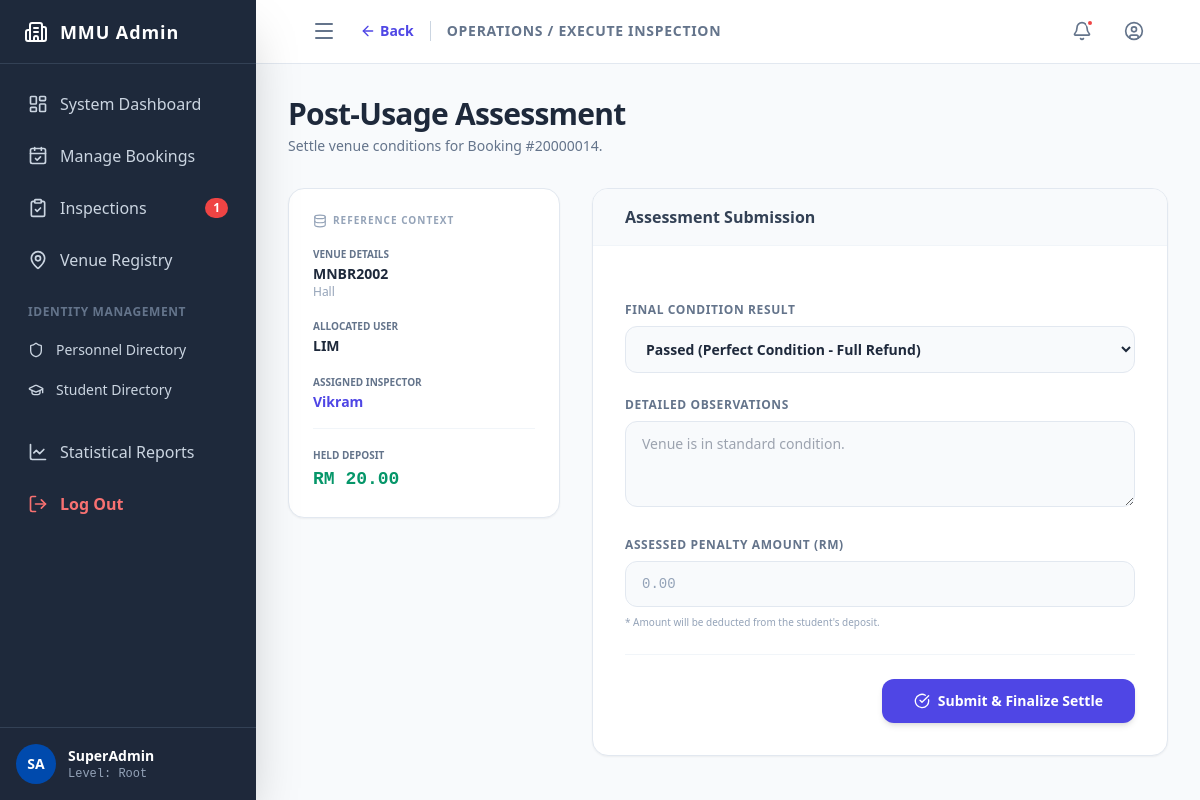
Page /admin/execute_inspection.php?bid=20000014 (signed in) on the committed database.
### tables this page shows
CREATE TABLE `inspection` (
  `ins_id` int(10) UNSIGNED NOT NULL,
  `bid` int(10) UNSIGNED NOT NULL,
  `sid` int(10) UNSIGNED NOT NULL,
  `ins_status` enum('passed','failed','pending') NOT NULL DEFAULT 'pending',
  `damage_desc` text DEFAULT NULL,
  `damage_cost` decimal(10,2) UNSIGNED DEFAULT 0.00,
  `penalty` decimal(10,2) UNSIGNED DEFAULT 0.00,
  `inspected_at` datetime DEFAULT NULL
);

CREATE TABLE `venue` (
  `vid` int(10) UNSIGNED NOT NULL,
  `vname` varchar(100) NOT NULL,
  `category` varchar(50) NOT NULL,
  `max_cap` int(10) UNSIGNED NOT NULL,
  `deposit` decimal(10,2) UNSIGNED NOT NULL,
  `status` enum('available','maintenance','booked') NOT NULL DEFAULT 'available',
  `pic` varchar(255) DEFAULT NULL,
  `description` text NOT NULL
);

CREATE TABLE `user` (
  `uid` varchar(15) NOT NULL,
  `username` varchar(50) NOT NULL,
  `email` varchar(100) NOT NULL,
  `password` varchar(255) NOT NULL,
  `phone_num` varchar(20) NOT NULL,
  `created_at` timestamp NOT NULL DEFAULT current_timestamp()
);

CREATE TABLE `staff` (
  `sid` int(10) UNSIGNED NOT NULL,
  `staff_name` varchar(50) NOT NULL,
  `email` varchar(100) NOT NULL,
  `password` varchar(255) NOT NULL,
  `phone_num` varchar(20) NOT NULL,
  `position` enum('inspector','manager','admin') DEFAULT 'inspector',
  `created_at` timestamp NOT NULL DEFAULT current_timestamp()
);

### admin/execute_inspection.php (the view, shortened to what this page needs)
<?php
require_once '../config/db.php';
$bid = intval($_GET['bid'] ?? 0);
$sql = "SELECT
            b.*, u.username, v.vname, v.deposit, v.category,
            i.ins_id, s.staff_name AS inspector_name
        FROM inspection i
        JOIN booking b ON i.bid = b.bid
        JOIN user u ON b.uid = u.uid
        JOIN venue v ON b.vid = v.vid
        JOIN staff s ON i.sid = s.sid
        WHERE b.bid = ? AND i.ins_status = 'pending'";
$stmt = $conn->prepare($sql);
$stmt->bind_param("i", $bid);
$stmt->execute();
$data = $stmt->get_result()->fetch_assoc();
?>
<!DOCTYPE html>
<html lang="en">
<head>
    <script src="https://cdn.tailwindcss.com"></script>
    <link rel="stylesheet" href="layout.css?v=1.2">
</head>
<body class="bg-slate-50 text-slate-800 font-sans antialiased h-screen flex overflow-hidden">
    <?php include('../includes/admin_sidebar.php'); ?>
    <main class="flex-1 flex flex-col h-screen overflow-hidden relative bg-slate-50">
        <header class="h-16 glass-panel border-b border-slate-200 flex items-center justify-between px-6 z-10 shrink-0">
            <?php
            $topbar_content = '
            <div class="flex items-center">
                <a href="pending_inspections.php" class="text-sm font-bold text-indigo-600 hover:text-indigo-800 flex items-center mr-4">
                    <i data-lucide="arrow-left" class="w-4 h-4 mr-1"></i> Back
                </a>
                <h2 class="text-sm font-bold text-slate-500 uppercase tracking-wider border-l border-slate-300 pl-4">Operations / Execute Inspection</h2>
            </div>';
            include('../includes/admin_topbar.php');
            ?>
        </header>
        <div class="flex-1 overflow-y-auto p-8 scroll-smooth">
            <div class="max-w-5xl mx-auto">
                <div class="mb-8">
                    <h1 class="text-3xl font-extrabold text-slate-800 tracking-tight">Post-Usage Assessment</h1>
                    <p class="text-sm text-slate-500 mt-1">Settle venue conditions for Booking #<?php echo $bid; ?>.</p>
                </div>
                <div class="grid grid-cols-1 lg:grid-cols-3 gap-8">
                    <div class="lg:col-span-1 space-y-6">
                        <div class="bg-white p-6 rounded-2xl shadow-sm border border-slate-200">
                            <h3 class="text-[10px] font-black text-slate-400 uppercase tracking-widest mb-4 flex items-center">
                                <i data-lucide="database" class="w-3.5 h-3.5 mr-1.5"></i> Reference Context
                            </h3>
                            <div class="space-y-4 text-sm">
                                <div>
                                    <p class="text-slate-500 font-bold text-[10px] uppercase">Venue Details</p>
                                    <p class="font-bold text-slate-800"><?php echo htmlspecialchars($data['vname']); ?></p>
                                    <p class="text-xs text-slate-400"><?php echo htmlspecialchars($data['category']); ?></p>
                                </div>
                                <div>
                                    <p class="text-slate-500 font-bold text-[10px] uppercase">Allocated User</p>
                                    <p class="font-bold text-slate-800"><?php echo htmlspecialchars($data['username']); ?></p>
                                </div>
                                <div>
                                    <p class="text-slate-500 font-bold text-[10px] uppercase">Assigned Inspector</p>
                                    <p class="font-bold text-indigo-600"><?php echo htmlspecialchars($data['inspector_name']); ?></p>
                                </div>
                                <div class="pt-4 border-t border-slate-100">
                                    <p class="text-slate-500 font-bold text-[10px] uppercase">Held Deposit</p>
                                    <p class="font-mono font-black text-emerald-600 text-lg">RM <?php echo number_format($data['deposit'], 2); ?></p>
                                </div>
                            </div>
                        </div>
                    </div>
                    <div class="lg:col-span-2">
                        <div class="bg-white rounded-2xl shadow-sm border border-slate-200 overflow-hidden">
                            <div class="px-8 py-4 bg-slate-50 border-b border-slate-100">
                                <h3 class="font-bold text-slate-700">Assessment Submission</h3>
                            </div>
                            <form action="../actions/process_inspection.php" method="POST" class="p-8 space-y-6">
                                <div>
                                    <label class="block text-xs font-bold text-slate-500 uppercase tracking-wider mb-2">Final Condition Result</label>
                                    <select name="ins_status" id="ins_status" required onchange="syncPenaltyFields()" class="w-full px-4 py-3 bg-slate-50 border border-slate-200 rounded-xl text-sm font-bold focus:ring-2 focus:ring-indigo-500 outline-none transition-all">
                                        <option value="passed">Passed (Perfect Condition - Full Refund)</option>
                                    </select>
                                </div>
                                <div id="penalty-block" class="space-y-6">
                                    <div>
                                        <label class="block text-xs font-bold text-slate-500 uppercase tracking-wider mb-2">Detailed Observations</label>
                                        <textarea name="damage_desc" id="damage_desc" rows="3" placeholder="Describe the current state of the venue..." class="w-full px-4 py-3 bg-slate-50 border border-slate-200 rounded-xl text-sm focus:ring-2 focus:ring-indigo-500 outline-none transition-all"></textarea>
                                    </div>
                                    <div>
                                        <label class="block text-xs font-bold text-slate-500 uppercase tracking-wider mb-2">Assessed Penalty Amount (RM)</label>
                                        <input type="number" name="penalty" id="penalty" step="0.01" min="0" value="0.00" class="w-full px-4 py-3 bg-slate-50 border border-slate-200 rounded-xl text-sm font-mono focus:ring-2 focus:ring-indigo-500 outline-none transition-all">
                                        <p class="text-[10px] text-slate-400 mt-2">* Amount will be deducted from the student's deposit.</p>
                                    </div>
                                </div>
                                <div class="pt-6 border-t border-slate-100 flex justify-end">
                                    <button type="submit" class="px-8 py-3 bg-indigo-600 text-white text-sm font-bold rounded-xl shadow-md hover:bg-indigo-700 transition transform active:scale-[0.98] flex items-center">
                                        <i data-lucide="check-circle" class="w-4 h-4 mr-2"></i> Submit & Finalize Settle
                                    </button>
                                </div>
                            </form>
                        </div>
                    </div>
                </div>
            </div>
        </div>
    </main>
</body>
</html>

### admin/layout.css (style rules this page uses)
.glass-panel { background: rgba(255, 255, 255, 0.95); backdrop-filter: blur(10px); -webkit-backdrop-filter: blur(10px); }

### rows in the picture
inspection: venue.vname "MNBR2002", venue.category "Hall", user.username "LIM", sid.staff_name "Vikram", venue.deposit "20.00"

### other values in the picture
$pending_inspections_count "1"
$_SESSION['full_name'] "SuperAdmin"
$bid "20000014"
